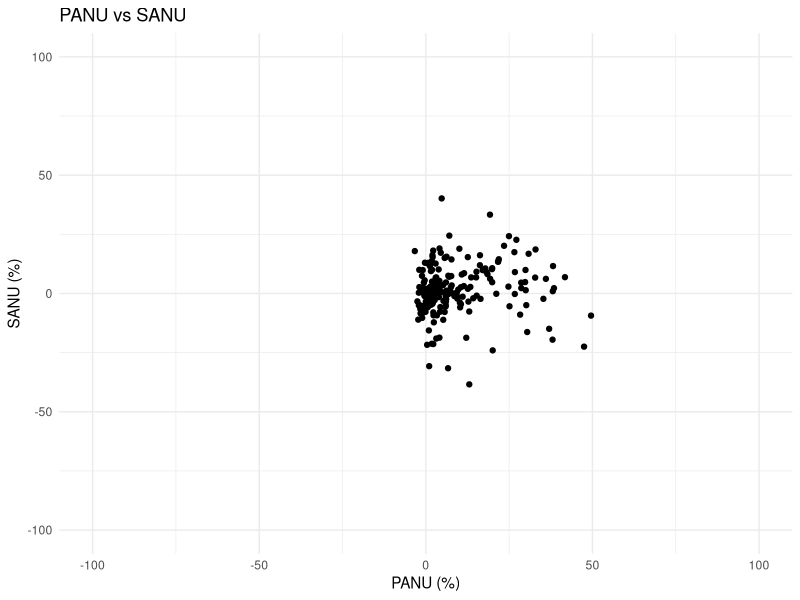
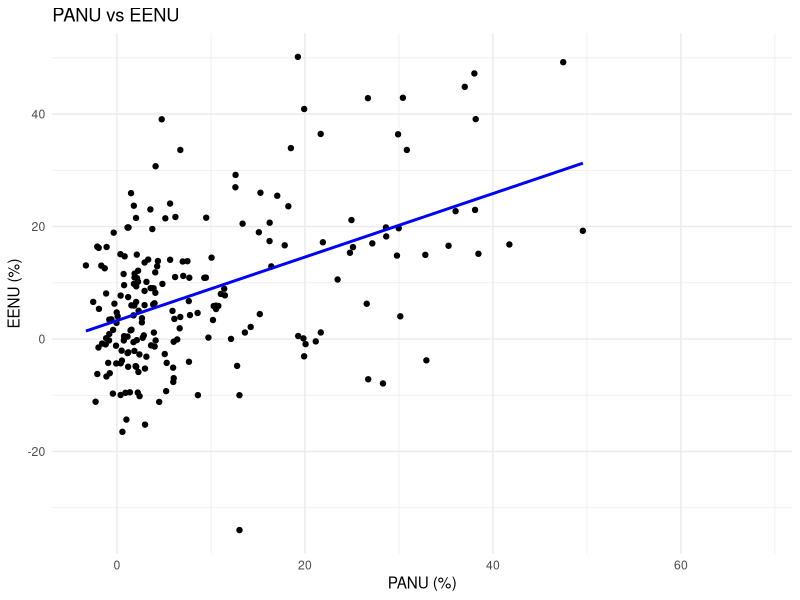
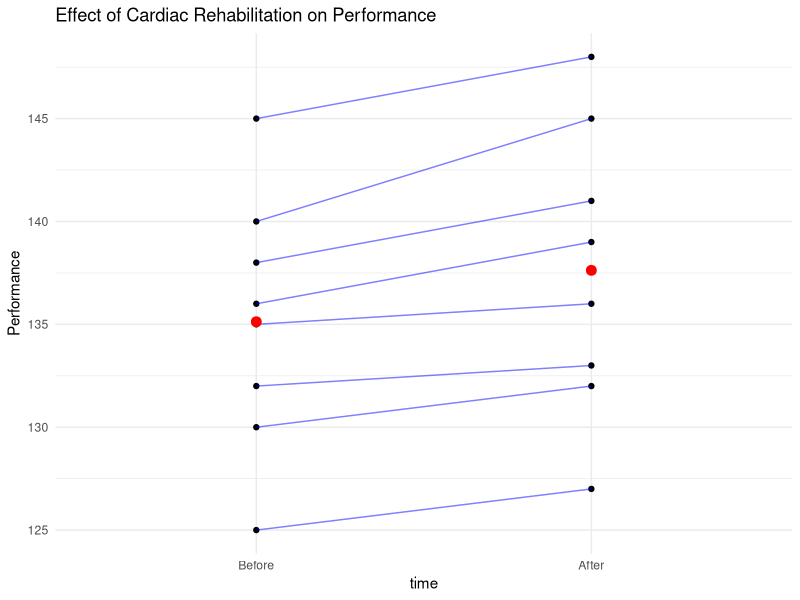
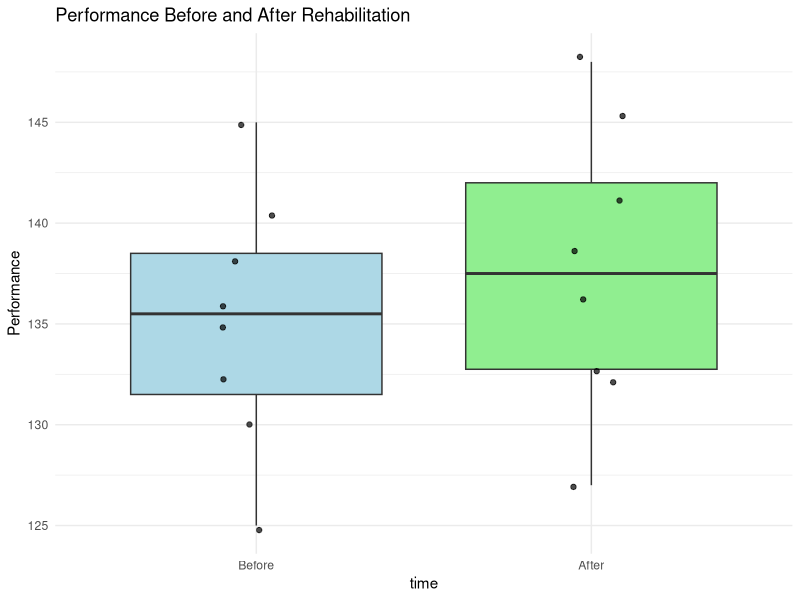

R code for these plots, in order:
## ---- chunk 1
nonuse <- read.csv("data/test_data/NonUse.csv", sep=",", header=TRUE)
head(nonuse)
summary(nonuse)
## ---- chunk 2
cor.test(nonuse$PANU, nonuse$SANU, method="spearman")
## ---- chunk 3
cor.test(nonuse$PANU, nonuse$EENU, method="spearman")
## ---- chunk 4
library(ggplot2)
ggplot(nonuse, aes(x=PANU, y=SANU)) +
  geom_point() +
  xlim(-100, 100) +
  ylim(-100, 100) +
  labs(title="PANU vs SANU", x="PANU (%)", y="SANU (%)") +
  theme_minimal()
## ---- chunk 5
library(ggplot2)
ggplot(nonuse, aes(x=PANU, y=EENU)) +
  geom_point() +
  geom_smooth(method="lm", se=FALSE, color="blue") +
  #xlim(-100, 100) +
  #ylim(-100, 100) +
  labs(title="PANU vs EENU", x="PANU (%)", y="EENU (%)") +
  theme_minimal()
## ---- chunk 6
lm_sanu <- lm(SANU ~ PANU, data=nonuse)
summary(lm_sanu)
coef(lm_sanu)
slope <- coef(lm_sanu)[2]
intercept <- coef(lm_sanu)[1]
cat("Regression equation: SANU =", slope, "* PANU +", intercept, "\n")
## ---- chunk 7
nonuse <- read.csv("data/test_data/PrePost.csv", sep=",", header=TRUE)
head(nonuse)
summary(nonuse)
## ---- chunk 8
# Load libraries
library(dplyr)    # Data manipulation
library(tidyr)    # Pivoting
library(ggplot2)  # Plotting
library(readr)    # Read CSV

# Step 1: Read CSV
nonuse <- read.csv("data/test_data/PrePost.csv", sep = ",", header = TRUE)

# Quick check
head(nonuse)
summary(nonuse)

# Step 2: Convert 'time' to factor
nonuse$time <- factor(nonuse$time, levels = c("Before", "After"))

# Step 3: Add participant ID to handle duplicates
nonuse <- nonuse %>%
  group_by(time) %>%
  mutate(id = row_number()) %>%
  ungroup()

# Step 4: Pivot to wide format
diff <- nonuse %>%
  pivot_wider(names_from = time, values_from = perf) %>%
  mutate(diff = After - Before)

diff   # View wide table

# Step 5: Check normality of differences
shapiro_test <- shapiro.test(diff$diff)
shapiro_test

# Step 6: Paired test
if(shapiro_test$p.value > 0.05){
  # Parametric: paired t-test
  test_result <- t.test(diff$After, diff$Before, paired = TRUE)
  test_type <- "Paired t-test"
} else {
  # Non-parametric: Wilcoxon signed-rank test
  test_result <- wilcox.test(diff$After, diff$Before, paired = TRUE)
  test_type <- "Wilcoxon signed-rank test"
}

test_result
cat("Test used:", test_type, "\n")

# --- Step 7a: Paired line plot ---
ggplot(nonuse, aes(x = time, y = perf)) +
  geom_point() +
  geom_line(aes(group = id), color = "blue", alpha = 0.5) +
  stat_summary(fun = mean, geom = "point", color = "red", size = 3) +
  stat_summary(fun = mean, geom = "line", color = "red", size = 1.5) +
  theme_minimal() +
  labs(title = "Effect of Cardiac Rehabilitation on Performance",
       y = "Performance")

# --- Step 7b: Boxplot with jitter ---
ggplot(nonuse, aes(x = time, y = perf)) +
  geom_boxplot(fill = c("lightblue", "lightgreen")) +
  geom_jitter(width = 0.1, alpha = 0.7) +
  theme_minimal() +
  labs(title = "Performance Before and After Rehabilitation",
       y = "Performance")
